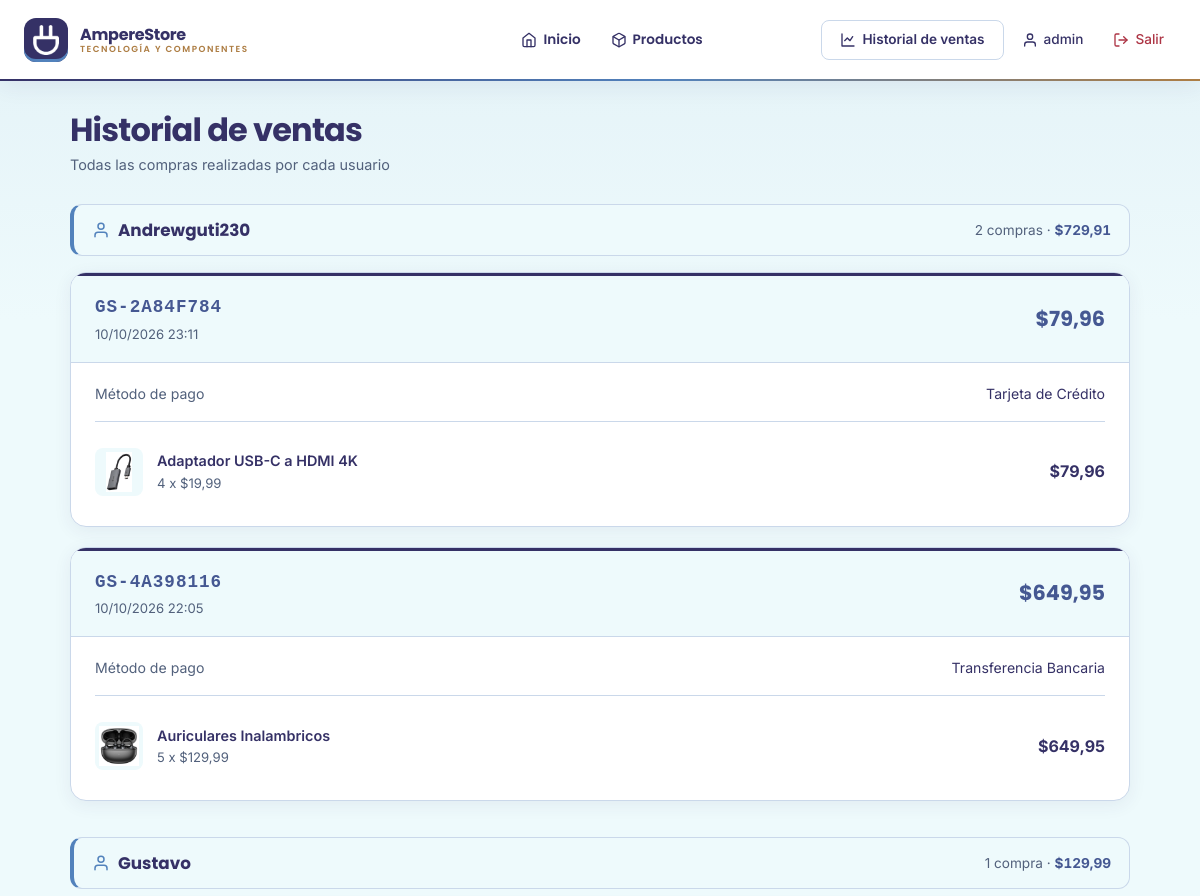
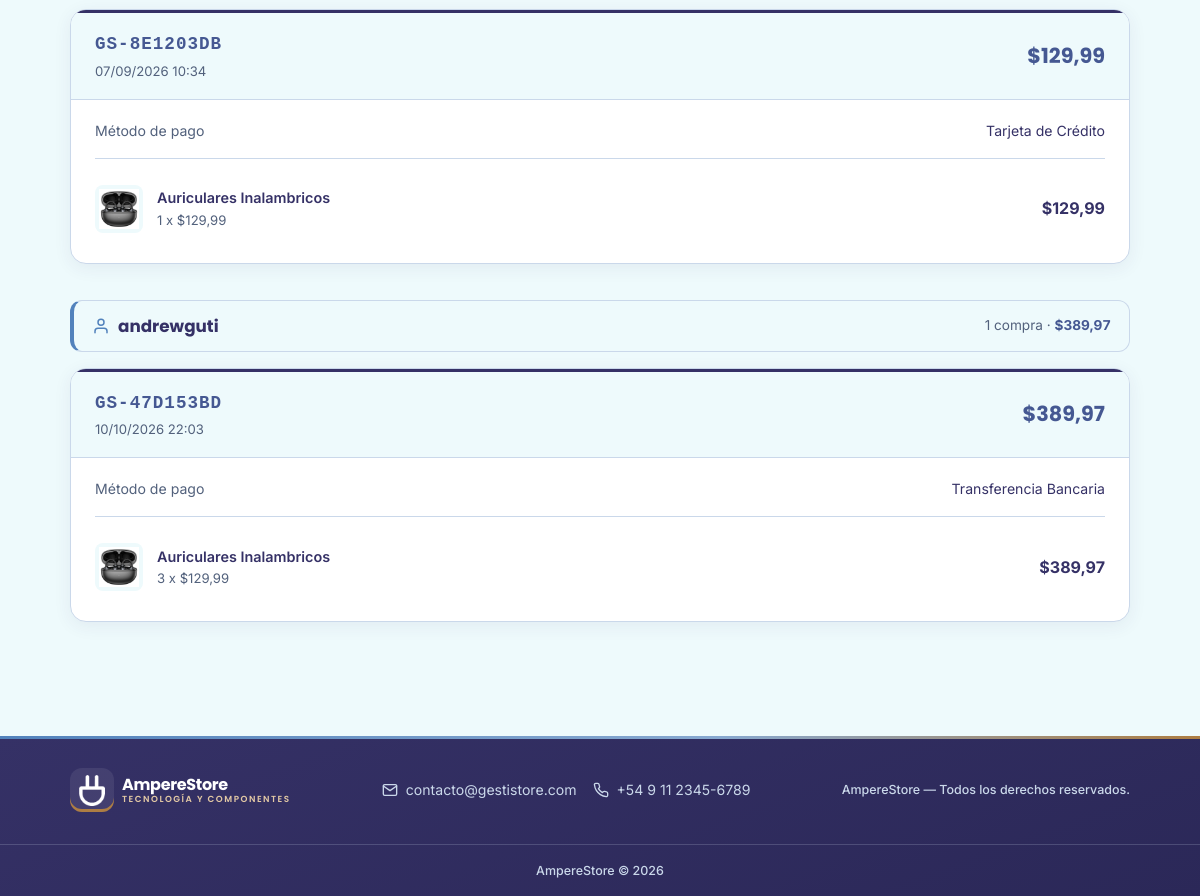
Page /ventas/ (signed in) on the committed database (2 pictures, top to bottom).
### Tienda/models.py (models this page shows, shortened)
class Venta(models.Model):
    METODO_PAGO_CHOICES = [
        ('tarjeta', 'Tarjeta de Crédito'),
        ('debito', 'Tarjeta de Débito'),
        ('transferencia', 'Transferencia Bancaria'),
    ]
    ESTADO_CHOICES = [
        ('pendiente', 'Pendiente'),
        ('completada', 'Completada'),
        ('cancelada', 'Cancelada'),
    ]
    usuario = models.ForeignKey(User, on_delete=models.CASCADE, related_name='ventas')
    fecha_venta = models.DateTimeField(auto_now_add=True)
    total = models.DecimalField(max_digits=10, decimal_places=2, default=0)
    metodo_pago = models.CharField(max_length=15, choices=METODO_PAGO_CHOICES)
    estado = models.CharField(max_length=12, choices=ESTADO_CHOICES, default='completada')
    codigo = models.CharField(max_length=20, unique=True, blank=True)
    class Meta:
        ordering = ['-fecha_venta']

class DetalleVenta(models.Model):
    venta = models.ForeignKey(Venta, on_delete=models.CASCADE, related_name='detalles')
    producto = models.ForeignKey(Producto, on_delete=models.PROTECT, related_name='detalles_venta')
    cantidad = models.PositiveIntegerField(default=1)
    precio_unitario = models.DecimalField(max_digits=10, decimal_places=2)
    subtotal = models.DecimalField(max_digits=10, decimal_places=2, default=0)
    class Meta:
        verbose_name_plural = "Detalles de venta"

class Producto(models.Model):
    CATEGORIA_CHOICES = [
        ('informatica', 'Informática'),
        ('componente_pc', 'Componente PC'),
        ('perifericos_gaming', 'Periféricos y Gaming'),
        ('redes_conectividad', 'Redes y Conectividad'),
        ('celulares_accesorios', 'Celulares y Accesorios'),
        ('cables_adaptadores', 'Cables y Adaptadores'),
        ('electronica_desarrollo', 'Electrónica y Desarrollo'),
        ('seguridad_domotica', 'Seguridad y Domótica'),
        ('lectores_tarjetas', 'Lectores de Tarjetas'),
        ('otros', 'Otros'),
    ]
    nombre = models.CharField(max_length=200)
    descripcion = models.TextField(blank=True)
    precio = models.DecimalField(max_digits=10, decimal_places=2)
    stock = models.PositiveIntegerField(default=0)
    categoria = models.CharField(max_length=30, choices=CATEGORIA_CHOICES, default='otros')
    imagen = models.ImageField(upload_to='productos/', blank=True, null=True)
    peso_kg = models.DecimalField(max_digits=6, decimal_places=2, null=True, blank=True,
                                  help_text="Peso en kilogramos")
    activo = models.BooleanField(default=True)
    fecha_creacion = models.DateTimeField(auto_now_add=True)
    class Meta:
        ordering = ['-fecha_creacion']

### Tienda/views.py (the view)
    def wrapper(request, *args, **kwargs):
        try:
            if request.user.perfil.rol == 'admin':
                return view_func(request, *args, **kwargs)
        except Exception:
            pass
        raise PermissionDenied

### Tienda/views.py (called while the page is built)
def solo_admin(view_func):
    def wrapper(request, *args, **kwargs):
        try:
            if request.user.perfil.rol == 'admin':
                return view_func(request, *args, **kwargs)
        except Exception:
            pass
        raise PermissionDenied
    return wrapper

@login_required
@solo_admin
def historial_ventas(request):
    ventas = Venta.objects.filter(estado='completada')\
        .select_related('usuario')\
        .prefetch_related('detalles__producto')\
        .order_by('usuario__username', '-fecha_venta')
    grupos = []
    indice = {}
    for venta in ventas:
        grupo = indice.get(venta.usuario_id)
        if grupo is None:
            grupo = {'usuario': venta.usuario, 'ventas': [], 'total': 0}
            indice[venta.usuario_id] = grupo
            grupos.append(grupo)
        grupo['ventas'].append(venta)
        grupo['total'] += venta.total
    return render(request, 'tienda/historial_ventas.html', {'grupos': grupos})

### Tienda/Templates/tienda/historial_ventas.html (shortened to what this page needs)
{% extends 'tienda/base.html' %}
{% load static %}
{% block content %}
<link rel="stylesheet" href="{% static 'tienda/css/mis_compras.css' %}">
<div class="mis-compras-header">
  <div>
    <h1>Historial de ventas</h1>
    <p class="mis-compras-sub">Todas las compras realizadas por cada usuario</p>
  </div>
</div>
{% if grupos %}
{% for grupo in grupos %}
<div class="historial-grupo">
  <div class="historial-usuario">
    <span class="historial-usuario-nombre">
      <svg width="18" height="18" viewBox="0 0 24 24" fill="none" stroke="currentColor" stroke-width="2" stroke-linecap="round" stroke-linejoin="round"><path d="M20 21v-2a4 4 0 00-4-4H8a4 4 0 00-4 4v2"/><circle cx="12" cy="7" r="4"/></svg>
      {{ grupo.usuario.username }}
    </span>
    <span class="historial-usuario-resumen">{{ grupo.ventas|length }} compra{{ grupo.ventas|length|pluralize:"s" }} · <strong>${{ grupo.total }}</strong></span>
  </div>
  <div class="mis-compras-lista">
    {% for venta in grupo.ventas %}
    <div class="compra-card">
      <div class="compra-card-header">
        <div>
          <span class="compra-codigo">{{ venta.codigo }}</span>
          <div class="compra-fecha">{{ venta.fecha_venta|date:"d/m/Y H:i" }}</div>
        </div>
        <div class="compra-total">${{ venta.total }}</div>
      </div>
      <div class="compra-card-body">
        <div class="compra-metodo">
          <span class="compra-label">Método de pago</span>
          <span>{{ venta.get_metodo_pago_display }}</span>
        </div>
        <div class="compra-productos">
          {% for d in venta.detalles.all %}
          <div class="compra-producto">
            <div class="compra-producto-img">
              {% if d.producto.imagen %}
              <img src="{{ d.producto.imagen.url }}" alt="">
              {% else %}
              <svg width="20" height="20" viewBox="0 0 24 24" fill="none" stroke="currentColor" stroke-width="1.5" stroke-linecap="round" stroke-linejoin="round"><rect x="3" y="3" width="18" height="18" rx="2" ry="2"/><circle cx="8.5" cy="8.5" r="1.5"/><polyline points="21 15 16 10 5 21"/></svg>
              {% endif %}
            </div>
            <div class="compra-producto-info">
              <div class="compra-producto-nombre">{{ d.producto.nombre }}</div>
              <div class="compra-producto-detalle">{{ d.cantidad }} x ${{ d.precio_unitario }}</div>
            </div>
            <div class="compra-producto-subtotal">${{ d.subtotal }}</div>
          </div>
          {% endfor %}
        </div>
      </div>
    </div>
    {% endfor %}
  </div>
</div>
{% endfor %}
{% endif %}
{% endblock %}

### Tienda/Templates/tienda/base.html (shortened to what this page needs)
{% load static %}
<!DOCTYPE html>
<html lang="es">
<head>
  <link rel="stylesheet" href="{% static 'tienda/css/style.css' %}">
</head>
<body>
<header class="header">
  <div class="header-inner">
    <a href="{% url 'inicio' %}" class="header-brand">
      <span class="brand-logo" aria-hidden="true">
        <img src="{% static 'tienda/images/ampere-isotipo-blanco.png' %}" alt="" width="148" height="177">
      </span>
      <div class="brand-text">
        <div class="brand-title">AmpereStore</div>
        <div class="brand-sub">Tecnología y componentes</div>
      </div>
    </a>
    <nav class="nav-links">
      <a href="{% url 'inicio' %}"{% if request.resolver_match.url_name == 'inicio' %} aria-current="page"{% endif %}><svg width="16" height="16" viewBox="0 0 24 24" fill="none" stroke="currentColor" stroke-width="2" stroke-linecap="round" stroke-linejoin="round"><path d="M3 9l9-7 9 7v11a2 2 0 01-2 2H5a2 2 0 01-2-2z"/><polyline points="9 22 9 12 15 12 15 22"/></svg> Inicio</a>
      <a href="{% url 'lista_productos' %}"> Productos</a>
    </nav>
    <div class="header-right">
      {% if user.is_authenticated %}
      <div class="header-right-group header-right-group-desktop">
        {% if user.perfil.rol == 'admin' %}
        <a href="{% url 'historial_ventas' %}" class="user-btn user-btn-secondary"><svg width="16" height="16" viewBox="0 0 24 24" fill="none" stroke="currentColor" stroke-width="2" stroke-linecap="round" stroke-linejoin="round"><path d="M3 3v18h18"/><path d="M7 13l4-4 4 4 4-6"/></svg> Historial de ventas</a>
        {% endif %}
        <span class="user-name"><svg width="16" height="16" viewBox="0 0 24 24" fill="none" stroke="currentColor" stroke-width="2" stroke-linecap="round" stroke-linejoin="round"><path d="M20 21v-2a4 4 0 00-4-4H8a4 4 0 00-4 4v2"/><circle cx="12" cy="7" r="4"/></svg> {{ user.username }}</span>
        <form method="post" action="{% url 'logout' %}" class="inline-form">
        <button type="submit" class="user-btn user-btn-logout"><svg width="16" height="16" viewBox="0 0 24 24" fill="none" stroke="currentColor" stroke-width="2" stroke-linecap="round" stroke-linejoin="round"><path d="M9 21H5a2 2 0 01-2-2V5a2 2 0 012-2h4"/><polyline points="16 17 21 12 16 7"/><line x1="21" y1="12" x2="9" y2="12"/></svg> Salir</button>
        </form>
      </div>
      {% else %}
      <div class="header-right-group header-right-group-desktop">
        <a href="{% url 'login' %}" class="user-btn user-btn-secondary">Iniciar sesión</a>
        <a href="{% url 'registro' %}" class="user-btn user-btn-primary">Registrarse</a>
      </div>
      {% endif %}
    </div>
  </div>
</header>
<div class="container{% block container_class %}{% endblock %}">
  {% block content %}{% endblock %}
</div>
<footer class="footer">
  <div class="footer-inner">
    <a href="{% url 'inicio' %}" class="footer-brand">
      <span class="brand-logo" aria-hidden="true">
        <img src="{% static 'tienda/images/ampere-isotipo-blanco.png' %}" alt="" width="148" height="177">
      </span>
      <div class="brand-text">
        <div class="brand-title">AmpereStore</div>
        <div class="brand-sub">Tecnología y componentes</div>
      </div>
    </a>
    <div class="footer-contact">
      <a href="mailto:contacto@gestistore.com"><svg width="16" height="16" viewBox="0 0 24 24" fill="none" stroke="currentColor" stroke-width="2" stroke-linecap="round" stroke-linejoin="round"><path d="M4 4h16c1.1 0 2 .9 2 2v12c0 1.1-.9 2-2 2H4c-1.1 0-2-.9-2-2V6c0-1.1.9-2 2-2z"/><polyline points="22,6 12,13 2,6"/></svg> contacto@gestistore.com</a>
      <a href="tel:+5491123456789"> +54 9 11 2345-6789</a>
    </div>
    <div class="footer-right">
      <span class="footer-copy">AmpereStore &mdash; Todos los derechos reservados.</span>
    </div>
  </div>
  <div class="footer-bottom">
    <span class="footer-copy">AmpereStore &copy; 2026</span>
  </div>
</footer>
</body>
</html>

### Tienda/static/tienda/css/mis_compras.css (style rules this page uses)
.mis-compras-header { display: flex; justify-content: space-between; align-items: center; margin-bottom: 28px; gap: 16px; flex-wrap: wrap; }
.mis-compras-header h1 { margin: 0; }
.mis-compras-sub { color: var(--amp-muted); font-size: 0.9rem; margin-top: 4px; }
.mis-compras-lista { display: flex; flex-direction: column; gap: 20px; }
.compra-card { background: var(--amp-white); border: 1px solid var(--amp-border); border-radius: 16px; overflow: hidden; box-shadow: 0 2px 12px rgba(53,49,102,0.06); }
.compra-card-header { display: flex; justify-content: space-between; align-items: center; padding: 18px 24px; background: var(--amp-ice); border-bottom: 1px solid var(--amp-border); }
.compra-codigo { font-family: 'Courier New', monospace; font-size: 1.1rem; font-weight: 700; letter-spacing: 1px; color: var(--amp-night); }
.compra-fecha { color: var(--amp-muted); font-size: 0.82rem; margin-top: 2px; }
.compra-total { font-family: var(--amp-heading-font); font-size: 1.3rem; font-weight: 700; color: var(--amp-night); }
.compra-card-body { padding: 20px 24px; }
.compra-metodo { display: flex; justify-content: space-between; align-items: center; padding-bottom: 16px; margin-bottom: 16px; border-bottom: 1px solid var(--amp-border); font-size: 0.88rem; }
.compra-label { color: var(--amp-muted); }
.compra-productos { display: flex; flex-direction: column; gap: 4px; }
.compra-producto { display: flex; align-items: center; gap: 14px; padding: 10px 0; }
.compra-producto-img { width: 48px; height: 48px; border-radius: 8px; background: var(--amp-ice); flex-shrink: 0; overflow: hidden; display: flex; align-items: center; justify-content: center; }
.compra-producto-img img { width: 100%; height: 100%; object-fit: contain; }
.compra-producto-info { flex: 1; min-width: 0; }
.compra-producto-nombre { font-weight: 600; font-size: 0.9rem; color: var(--amp-night); }
.compra-producto-detalle { color: var(--amp-muted); font-size: 0.82rem; }
.compra-producto-subtotal { font-weight: 700; color: var(--amp-night); }
.compra-card, .mis-compras-vacio { box-shadow: var(--amp-shadow); }
.compra-card-header { border-top: 3px solid var(--amp-primary); }
.compra-total { color: var(--amp-indigo); font-variant-numeric: tabular-nums; }
.compra-codigo { overflow-wrap: anywhere; }
.compra-producto-nombre { overflow-wrap: anywhere; }
.compra-producto-img img { padding: 4px; }
.compra-card-header { border-top-color: var(--amp-night); }
.compra-codigo { color: var(--amp-indigo); }
.historial-grupo { margin-bottom: 36px; }
.historial-usuario { display: flex; justify-content: space-between; align-items: center; gap: 12px; flex-wrap: wrap; padding: 12px 18px; margin-bottom: 16px; background: var(--amp-ice); border: 1px solid var(--amp-border); border-left: 4px solid var(--amp-primary); border-radius: 12px; }
.historial-usuario-nombre { display: inline-flex; align-items: center; gap: 8px; font-family: var(--amp-heading-font); font-size: 1.05rem; font-weight: 700; color: var(--amp-night); }
.historial-usuario-nombre svg { color: var(--amp-primary); }
.historial-usuario-resumen { color: var(--amp-muted); font-size: 0.85rem; }
.historial-usuario-resumen strong { color: var(--amp-indigo); font-variant-numeric: tabular-nums; }

### rows in the picture
Venta: codigo "GS-2A84F784", fecha_venta "10/10/2026 23:11", total "79,96", metodo_pago "Tarjeta de Crédito"
DetalleVenta: producto.imagen (picture), producto.nombre "Adaptador USB-C a HDMI 4K", cantidad "4", precio_unitario "19,99", subtotal "79,96"
Venta: codigo "GS-4A398116", fecha_venta "10/10/2026 22:05", total "649,95", metodo_pago "Transferencia Bancaria"
DetalleVenta: producto.imagen (picture), producto.nombre "Auriculares Inalambricos", cantidad "5", precio_unitario "129,99", subtotal "649,95"
Venta: codigo "GS-8E1203DB", fecha_venta "07/09/2026 10:34", total "129,99", metodo_pago "Tarjeta de Crédito"
DetalleVenta: producto.imagen (picture), producto.nombre "Auriculares Inalambricos", cantidad "1", precio_unitario "129,99", subtotal "129,99"
Venta: codigo "GS-47D153BD", fecha_venta "10/10/2026 22:03", total "389,97", metodo_pago "Transferencia Bancaria"
DetalleVenta: producto.imagen (picture), producto.nombre "Auriculares Inalambricos", cantidad "3", precio_unitario "129,99", subtotal "389,97"

### other values in the picture
{{ user.username }} "admin"
{{ grupo.usuario.username }} "Andrewguti230"
{{ grupo.ventas|length }} "2"
{{ grupo.total }} "729,91"
{{ grupo.usuario.username }} "Gustavo"
{{ grupo.ventas|length }} "1"
{{ grupo.total }} "129,99"
{{ grupo.usuario.username }} "andrewguti"
{{ grupo.total }} "389,97"
